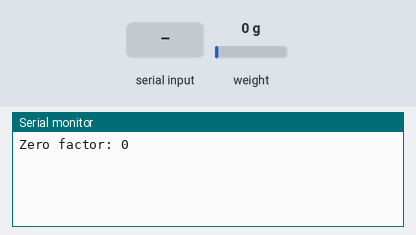
A sketch run on a simulated Arduino Uno, built with avr-gcc and run on an emulated ATmega328P. On the bench: the last lines printed to the serial monitor. The test bench sets the inputs (shaded band); at power-on: weight on the scale 0 g.

Above: at 4.2 s.
4.3 s: weight on the scale set to 100 g
At 5.4 s:
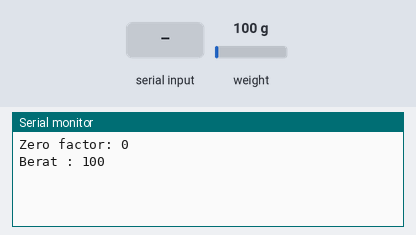
5.8 s: byte 116 ('t') received over Serial
At 7.16 s:
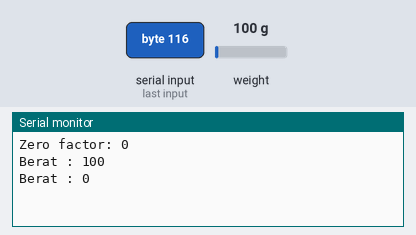
7.3 s: weight on the scale set to 1250 g
At 7.8 s:
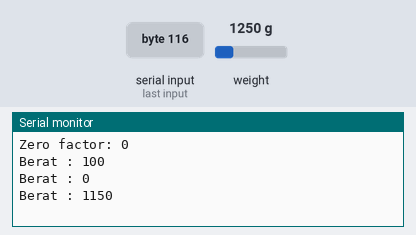

Measured:
- after the input at 4.3 s, the serial monitor: prints a new line at once (image 1)
- after the input at 5.8 s, the serial monitor: prints a new line after 1.1 s (image 2)
- after the input at 7.3 s, the serial monitor: prints a new line at once (image 3)

The sketch:

sketch_jan02a.ino
```cpp
#include "HX711.h"
#define DOUT  12
#define CLK  13

HX711 scale(DOUT, CLK);
float calibration_factor = 1030;
int GRAM, oldData;
char input;

void setup() {
  Serial.begin(9600);
  scale.set_scale();
  scale.tare();
  long zero_factor = scale.read_average();
  Serial.print("Zero factor: ");
  Serial.println(zero_factor);
  delay(1000);
}

void sensor(){
  scale.set_scale(calibration_factor);
  GRAM = scale.get_units(), 4;

  if (Serial.available()) {
    char temp = Serial.read();
    if (temp == '+' || temp == 'a')
      calibration_factor += 0.1;
    else if (temp == '-' || temp == 'z')
      calibration_factor -= 0.1;
    else if (temp == 's')
      calibration_factor += 10;
    else if (temp == 'x')
      calibration_factor -= 10;
    else if (temp == 'd')
      calibration_factor += 100;
    else if (temp == 'c')
      calibration_factor -= 100;
    else if (temp == 'f')
      calibration_factor += 1000;
    else if (temp == 'v')
      calibration_factor -= 1000;
    else if (temp == 't')
      scale.tare();
  }
}

void loop() {
  sensor();
  if(GRAM != oldData){
    Serial.print("Berat : ");
    Serial.print(GRAM);
    Serial.println();

    oldData = GRAM;
  }

  if(Serial.available()){
      Serial.print("Data saved : " );
      Serial.print(oldData);
      Serial.println();
      Serial.print(GRAM);
      Serial.println();
  }
}
```
